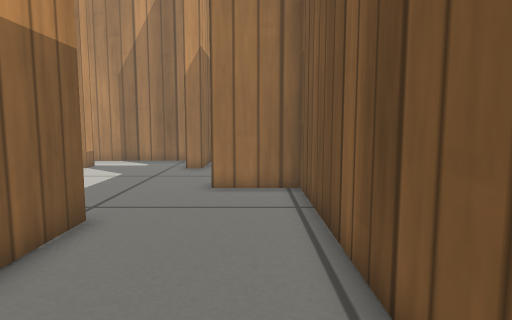
[1] (above)

15 first-person views from a walk through a Gazebo world. The camera is 0.4 m above the floor, tilts 6° down and sees 75° across. The floor is counted in squares, 0.2 m on a side. Each view is taken from the middle of a square. On the plan, view 1 faces up. The plan holds only what a view shows up to about 18 squares ahead; the rest is blank. Simple patterns stand in for the simulator's built-in surfaces.

[2]
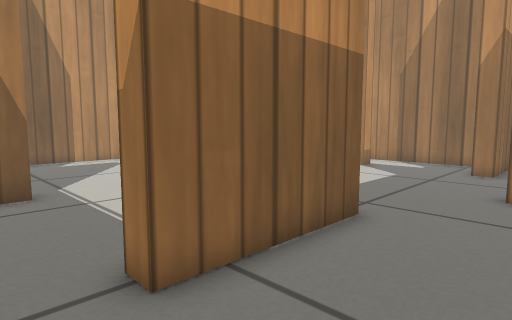

[3]
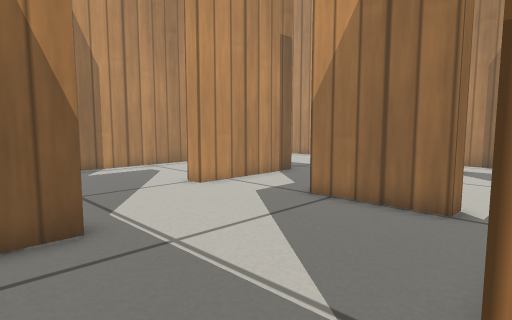

[4]
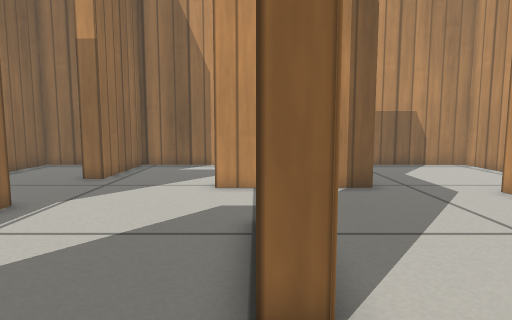

[5]
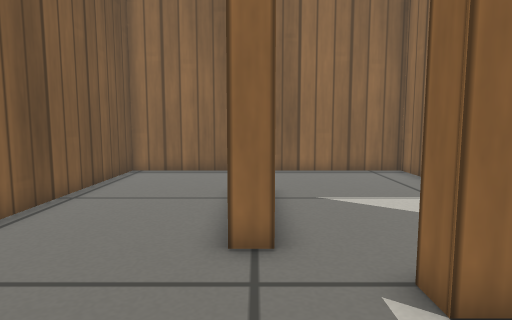

[6]
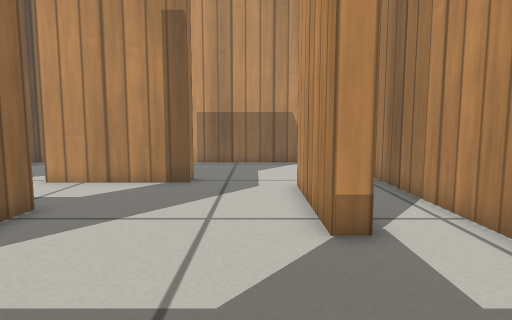

[7]
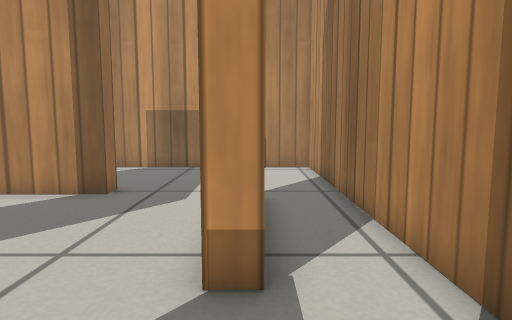

[8]
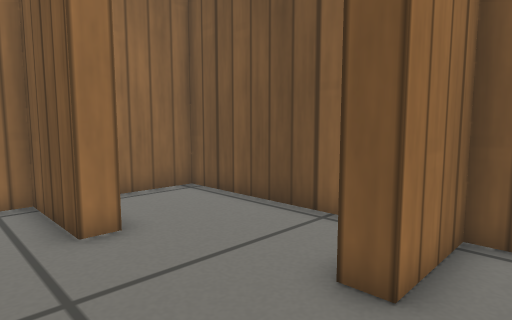

[9]
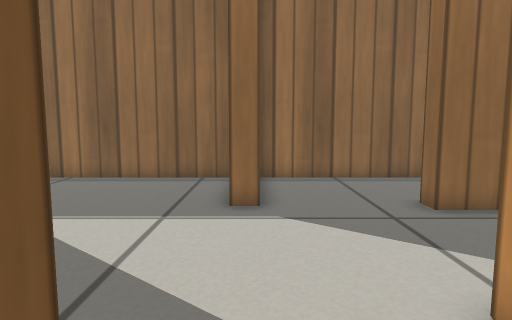

[10]
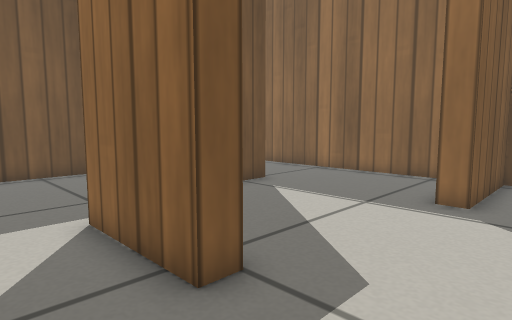

[11]
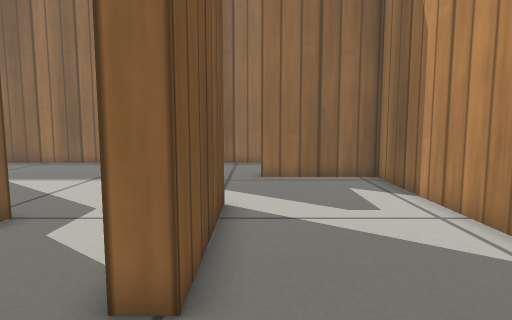

[12]
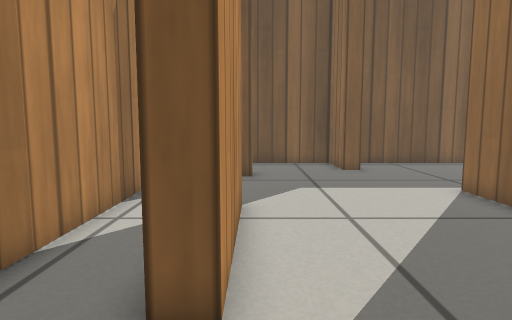

[13]
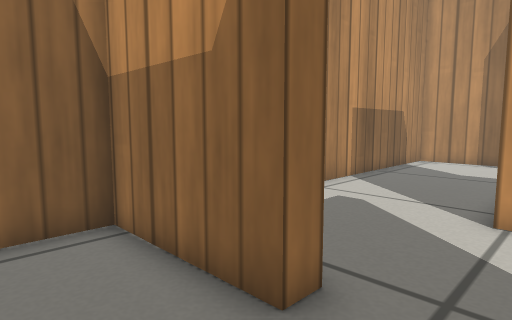

[14]
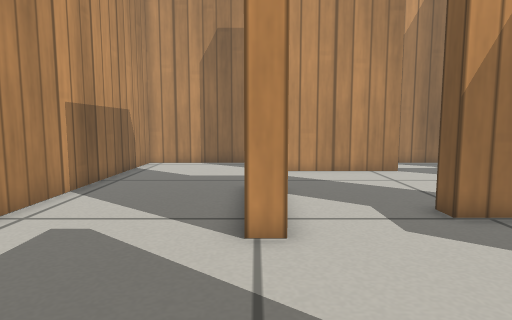

[15]
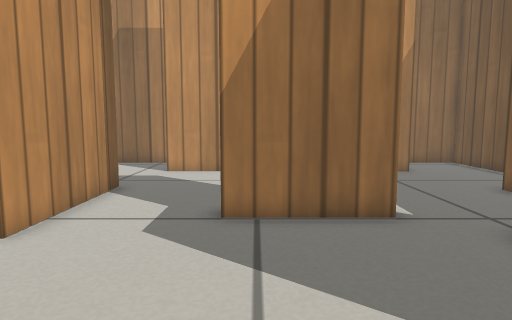

### Floor plan
Points are (right, up) in squares from view 1. A wall is a line through its corners. A room is listed if a view was taken in it or the views show most of it. See-through windows are left out.
Room 1 (views 1, 2, 3, 4, 5, 6, 7, 8, 9, 10, 11, 12, 13, 14, 15)
walls: (-9.8, 8) (-9.8, 8.7) (-6, 8.7) (-6, 8) (-9.8, 8); (-13.4, 6.7) (-14.2, 6.7) (-14.2, 11.7) (-13.4, 11.7) (-13.4, 6.7); (-4.4, 6.8) (-3.5, 6.8) (-3.5, 1.8) (-4.3, 1.8) (-4.3, 3); (-7.8, 16.1) (-7.8, 15.4) (-12.9, 15.4) (-12.9, 16.1); (-2.4, 18.3) (-2.4, 15.1) (-3.2, 15.1) (-3.2, 18.5) (-19.6, 18.5) (-19.6, 2.4) (-15.2, 2.4) (-15.2, 1.6) (-19.6, 1.6) (-19.6, -2.5) (-11.1, -2.5) (-11.1, 1.9) (-10.3, 1.9) (-10.3, -2.5) (1.4, -2.5) (1.4, 10.4) (-1.4, 10.4) (-1.4, 11.1) (1.4, 11.1) (1.4, 18.5) (-1.1, 18.5)

Where each view was taken, in squares from view 1:
view 1: 0 up, 0 right, facing up
view 2: 0 up, 0 right, facing up-left
view 3: 0 up, 4 left, facing up-left
view 4: 8 up, 3 left, facing left
view 5: 12 up, 4 left, facing down
view 6: 14 up, 2 left, facing left
view 7: 16 up, 4 left, facing left
view 8: 9 up, 5 left, facing up-right
view 9: 10 up, 11 left, facing down
view 10: 11 up, 13 left, facing down-right
view 11: 15 up, 15 left, facing down
view 12: 15 up, 16 left, facing right
view 13: 1 down, 13 left, facing up-left
view 14: 1 up, 14 left, facing up
view 15: 1 up, 9 left, facing up
